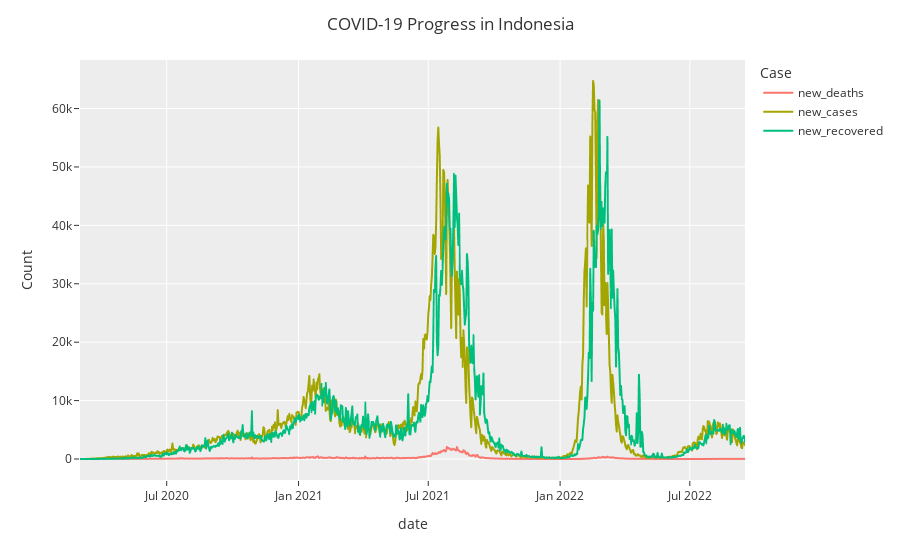

This figure's notebook cell:
### Markdown cell above
**NEW CASES COVID-19 IN INDONESIAN (Daily)**

### Code cell
# Grouping cases by date 
temp = df_cov.groupby('date')['new_cases','new_recovered','new_deaths', 'location_iso_code'].max().reset_index()  # type: ignore
temp = temp[temp['location_iso_code'] == 'IDN']

# Unpivoting 
temp = temp.melt(id_vars='date',value_vars = ['new_deaths','new_cases','new_recovered'], var_name='Case', value_name='Count') 

# Visualization
fig = px.line(temp, x='date', y='Count', color='Case', template='ggplot2') 
fig.update_layout(title="COVID-19 Progress in Indonesia")
fig.show()

### Figure 1 — Plotly figure (JSON) as saved in the notebook; plotly's stock layout.template omitted (floating-point values rounded to 4 significant figures; data arrays with more than 128 entries replaced by an {"elided": "..."} marker saying what was removed)
{"data": [{"hovertemplate": "Case=new_deaths<br>date=%{x}<br>Count=%{y}<extra></extra>", "legendgroup": "new_deaths", "line": {"color": "#F8766D", "dash": "solid"}, "marker": {"symbol": "circle"}, "mode": "lines", "name": "new_deaths", "showlegend": true, "type": "scattergl", "x": {"elided": "929 str values"}, "xaxis": "x", "y": {"elided": "929 int values"}, "yaxis": "y"}, {"hovertemplate": "Case=new_cases<br>date=%{x}<br>Count=%{y}<extra></extra>", "legendgroup": "new_cases", "line": {"color": "#A3A500", "dash": "solid"}, "marker": {"symbol": "circle"}, "mode": "lines", "name": "new_cases", "showlegend": true, "type": "scattergl", "x": {"elided": "929 str values"}, "xaxis": "x", "y": {"elided": "929 int values"}, "yaxis": "y"}, {"hovertemplate": "Case=new_recovered<br>date=%{x}<br>Count=%{y}<extra></extra>", "legendgroup": "new_recovered", "line": {"color": "#00BF7D", "dash": "solid"}, "marker": {"symbol": "circle"}, "mode": "lines", "name": "new_recovered", "showlegend": true, "type": "scattergl", "x": {"elided": "929 str values"}, "xaxis": "x", "y": {"elided": "929 int values"}, "yaxis": "y"}], "layout": {"legend": {"title": {"text": "Case"}, "tracegroupgap": 0}, "margin": {"t": 60}, "title": {"text": "COVID-19 Progress in Indonesia"}, "xaxis": {"anchor": "y", "domain": [0, 1], "title": {"text": "date"}}, "yaxis": {"anchor": "x", "domain": [0, 1], "title": {"text": "Count"}}}}
